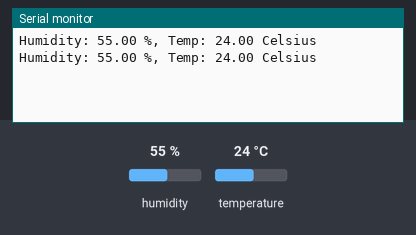
Recording of a sketch running on a simulated ESP8266 (NodeMCU). Parts: the last lines printed to the serial monitor. Inputs (shaded band) come from the test bench; at power-on: humidity 55 %, temperature 24 °C.

Above: at 4.8 s.
4.9 s: humidity set to 22 %
At 6.8 s:
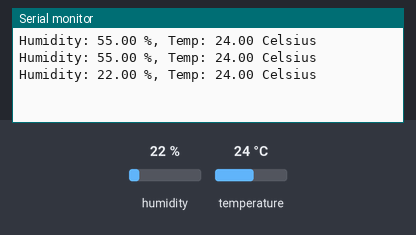
7.9 s: temperature set to 12 °C
At 8.5 s:
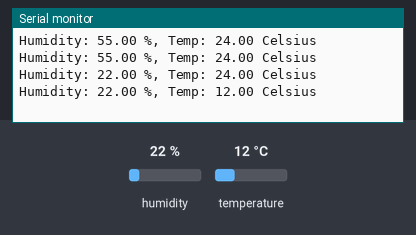
10.9 s: humidity set to 40 %
At 13.1 s:
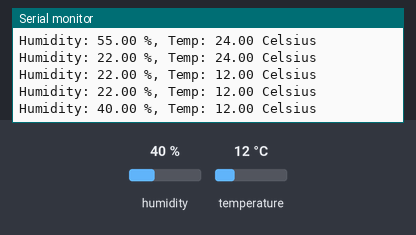
Timing chart, 0 to 14.6 s (numbered marks = the images above; inputs shaded):
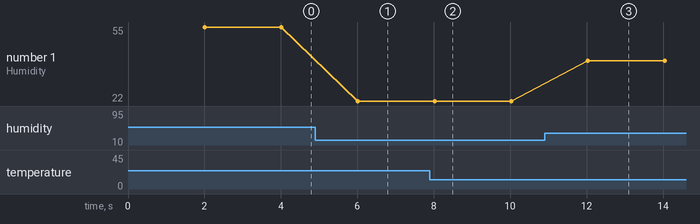

Measured:
- after the input at 4.9 s, the serial monitor: prints a new line after 1.1 s (image 1)
- after the input at 7.9 s, the serial monitor: prints a new line after 0.12 s (image 2)
- after the input at 10.9 s, the serial monitor: prints a new line after 1.1 s (image 3)
- plotted number 1: 55 → 22 after the input at 4.9 s, 22 → 40 after the input at 10.9 s

The sketch:

DHT-22.ino
```cpp
/* How to use the DHT-22 sensor with Arduino uno
   Temperature and humidity sensor
   More info: http://www.ardumotive.com/how-to-use-dht-22-sensor-en.html
   Dev: Michalis Vasilakis // Date: 1/7/2015 // www.ardumotive.com */

//Libraries
#include <DHT.h>;

//Constants
#define DHTPIN D8     // what pin we're connected to
#define DHTTYPE DHT22   // DHT 22  (AM2302)
DHT dht(DHTPIN, DHTTYPE); //// Initialize DHT sensor for normal 16mhz Arduino


//Variables
int chk;
float hum;  //Stores humidity value
float temp; //Stores temperature value

void setup()
{
  Serial.begin(115200);
  dht.begin();
  pinMode(D8, INPUT);
}

void loop()
{
    delay(2000);
    //Read data and store it to variables hum and temp
    hum = dht.readHumidity();
    temp= dht.readTemperature();
    //Print temp and humidity values to serial monitor
    Serial.print("Humidity: ");
    Serial.print(hum);
    Serial.print(" %, Temp: ");
    Serial.print(temp);
    Serial.println(" Celsius");
}
```
